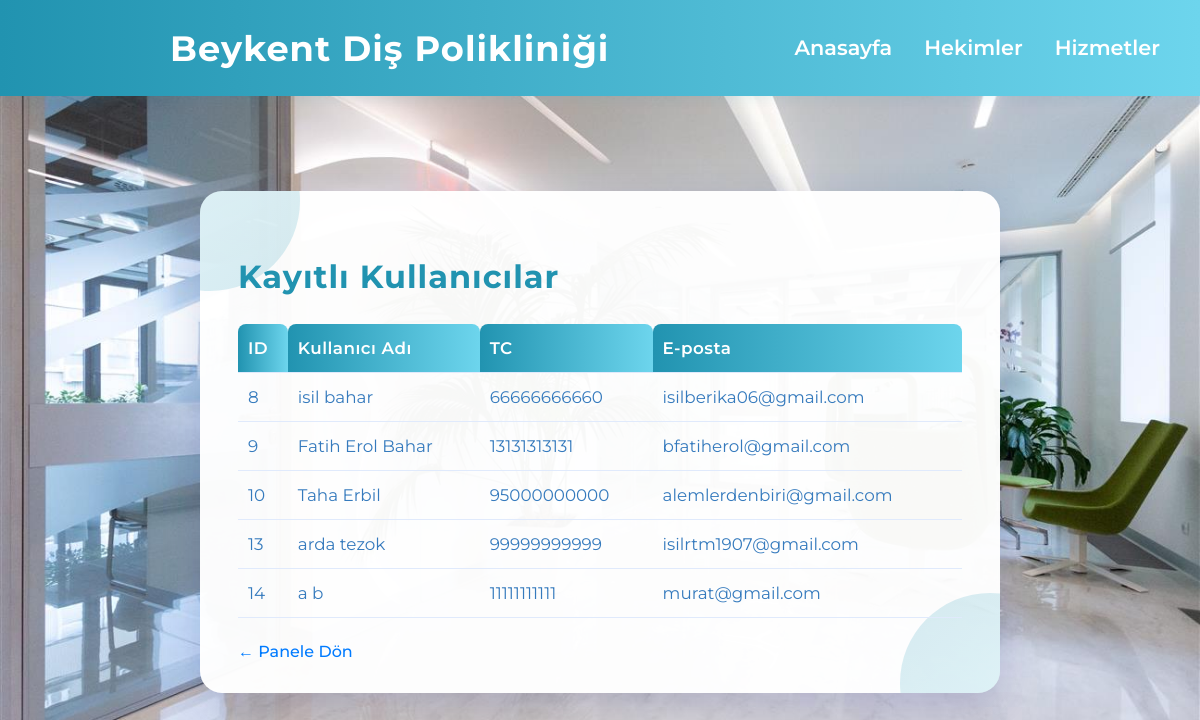
/kullanicilar, run on an earlier commit of the app's database.
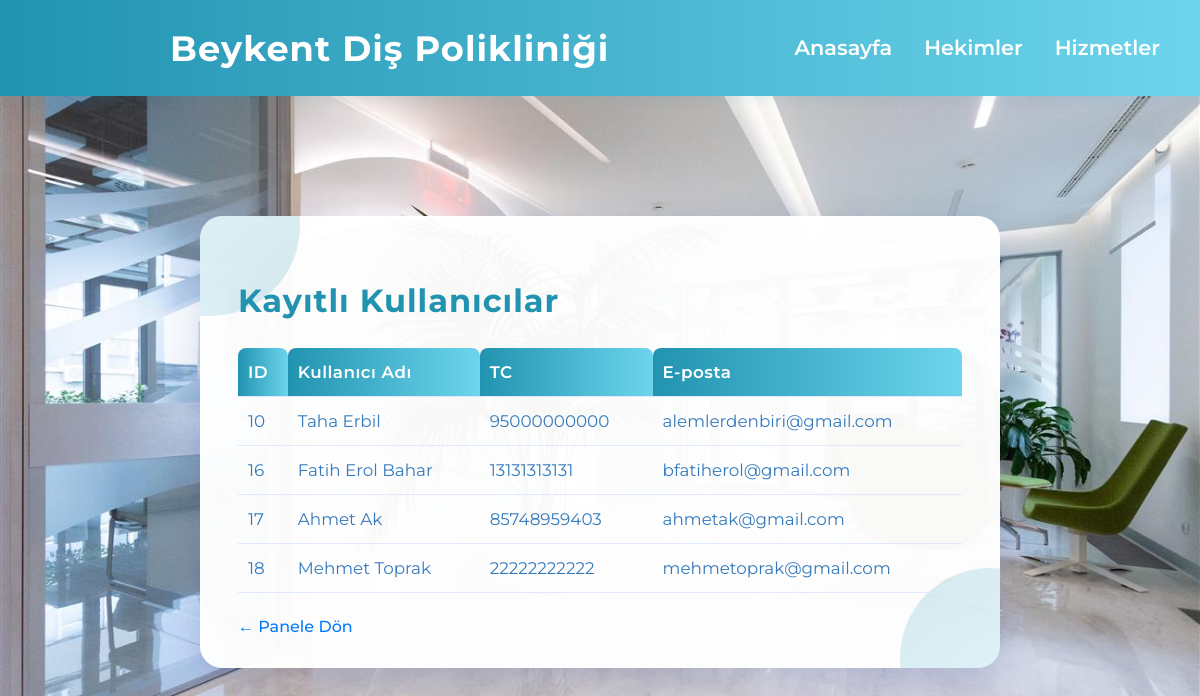
And on a later commit of the database.
### tables this page shows
CREATE TABLE kullanicilar (
            id INTEGER PRIMARY KEY AUTOINCREMENT,
            kullanici_adi TEXT NOT NULL,
            tc TEXT,
            eposta TEXT,
            sifre TEXT NOT NULL
        );

### kullanicilari_goster.py (the view)
@app.route("/kullanicilar")
def kullanicilar():
    conn = sqlite3.connect("user.db")
    cursor = conn.cursor()
    cursor.execute("SELECT id, kullanici_adi, tc, eposta FROM kullanicilar")
    kullanicilar = cursor.fetchall()
    conn.close()
    return render_template("kullanicilar.html", kullanicilar=kullanicilar)

### templates/kullanicilar.html (shortened to what this page needs)
<!DOCTYPE html>
<html lang="tr">
<head>
    <link rel="stylesheet" href="{{ url_for('static', filename='style_kullanicilar.css') }}">
    <link rel="stylesheet" href="{{ url_for('static', filename='style.css') }}">
</head>
<body>
    <nav class="navbar">
      <div class="navbar-logo">
        <span class="logo-text">Beykent Diş Polikliniği</span>
      </div>
      <ul class="navbar-links" id="navbarLinks">
        <li><a href="/">Anasayfa</a></li>
        <li><a href="/hekimler">Hekimler</a></li>
        <li><a href="/hizmetler">Hizmetler</a></li>
      </ul>
    </nav>
    <div class="kullanicilar-container" style="margin-top:72px;">
        <h1>Kayıtlı Kullanıcılar</h1>
        {% if kullanicilar %}
            <table class="kullanicilar-table">
              <thead>
                <tr>
                  <th>ID</th>
                  <th>Kullanıcı Adı</th>
                  <th>TC</th>
                  <th>E-posta</th>
                </tr>
              </thead>
              <tbody>
                {% for kullanici in kullanicilar %}
                <tr>
                  <td>{{ kullanici[0] }}</td>
                  <td>{{ kullanici[1] }}</td>
                  <td>{{ kullanici[2] }}</td>
                  <td>{{ kullanici[3] }}</td>
                </tr>
                {% endfor %}
              </tbody>
            </table>
        {% else %}
            <p>Kayıtlı kullanıcı bulunamadı.</p>
        {% endif %}
        <a class="back-link" href="{{ url_for('admin_panel') }}">← Panele Dön</a>
    </div>
</body>
</html>

### static/style_kullanicilar.css (style rules this page uses)
* { box-sizing: border-box; }
body { font-family: 'Montserrat', Arial, sans-serif; background: linear-gradient(135deg, #e0eafc 0%, #cfdef3 100%); min-height: 100vh; margin: 0; display: flex; justify-content: center; align-items: flex-start; }
.kullanicilar-container { background: rgba(255,255,255,0.97); padding: 44px 38px 32px 38px; border-radius: 22px; box-shadow: 0 12px 40px 0 rgba(31, 38, 135, 0.18); margin-top: 48px; width: 800px; max-width: 98vw; position: relative; overflow: hidden; }
.kullanicilar-container::before { content: ""; position: absolute; top: -80px; left: -80px; width: 180px; height: 180px; background: linear-gradient(135deg, #6dd5ed 0%, #2193b0 100%); border-radius: 50%; opacity: 0.18; z-index: 0; }
.kullanicilar-container::after { content: ""; position: absolute; bottom: -80px; right: -80px; width: 180px; height: 180px; background: linear-gradient(135deg, #2193b0 0%, #6dd5ed 100%); border-radius: 50%; opacity: 0.18; z-index: 0; }
.kullanicilar-container h1 { margin-bottom: 28px; color: #2193b0; font-size: 2rem; font-weight: 700; letter-spacing: 1px; z-index: 1; position: relative; }
.kullanicilar-table { width: 100%; border-collapse: collapse; background: transparent; z-index: 1; position: relative; }
.kullanicilar-table th, .kullanicilar-table td { padding: 14px 10px; border-bottom: 1.5px solid #e0eafc; text-align: left; font-size: 1.05rem; }
.kullanicilar-table th { background: linear-gradient(90deg, #2193b0 0%, #6dd5ed 100%); color: #fff; font-weight: 600; letter-spacing: 0.5px; border-radius: 8px 8px 0 0; }
.kullanicilar-table td { color: #357abd; }
.back-link { display: block; margin-top: 24px; color: #007bff; text-decoration: none; font-weight: 500; z-index: 1; position: relative; }

### static/style.css (style rules this page uses)
body { font-family: 'Montserrat', Arial, sans-serif; background: linear-gradient(135deg, #e0eafc 0%, #cfdef3 100%); min-height: 100vh; margin: 0; display: flex; justify-content: center; align-items: center; background-image: url('/static/klinik.jpg'), linear-gradient(135deg, #e0eafc 0%, #cfdef3 100%); background-size: cover; background-position: center; background-repeat: no-repeat; }
.navbar { position: fixed; top: 0; left: 0; width: 100%; height: 96px; z-index: 1000; display: flex; align-items: center; justify-content: space-between; background: linear-gradient(90deg, #2193b0 0%, #6dd5ed 100%); padding: 0 40px; box-shadow: 0 2px 12px rgba(33,147,176,0.10); box-sizing: border-box; }
.navbar-logo { width: 200px; height: 121px; background: url('/static/logo.png') no-repeat left center; background-size: 121px 121px; display: flex; align-items: center; margin-right: 32px; }
.logo-text { margin-left: 130px; color: #fff; font-weight: 700; font-size: 2.2rem; letter-spacing: 1px; white-space: nowrap; }
.navbar-links { list-style: none; display: flex; gap: 32px; margin: 0; padding: 0; align-items: center; height: 96px; }
.navbar-links li a { color: #fff; text-decoration: none; font-weight: 600; font-size: 1.3rem; line-height: 96px; height: 96px; display: flex; align-items: center; }
body { margin: 0; padding-top: 12px; }

What changed in the data, as far as the page shows it:
removed kullanicilar: id "8", kullanici_adi "isil bahar", tc "66666666660", eposta "isilberika06@gmail.com"
removed kullanicilar: id "9", kullanici_adi "Fatih Erol Bahar", tc "13131313131", eposta "bfatiherol@gmail.com"
removed kullanicilar: id "13", kullanici_adi "arda tezok", tc "99999999999", eposta "isilrtm1907@gmail.com"
removed kullanicilar: id "14", kullanici_adi "a b", tc "11111111111", eposta "murat@gmail.com"
added kullanicilar: id "16", kullanici_adi "Fatih Erol Bahar", tc "13131313131", eposta "bfatiherol@gmail.com"
added kullanicilar: id "17", kullanici_adi "Ahmet Ak", tc "85748959403", eposta "ahmetak@gmail.com"
added kullanicilar: id "18", kullanici_adi "Mehmet Toprak", tc "22222222222", eposta "mehmetoprak@gmail.com"
